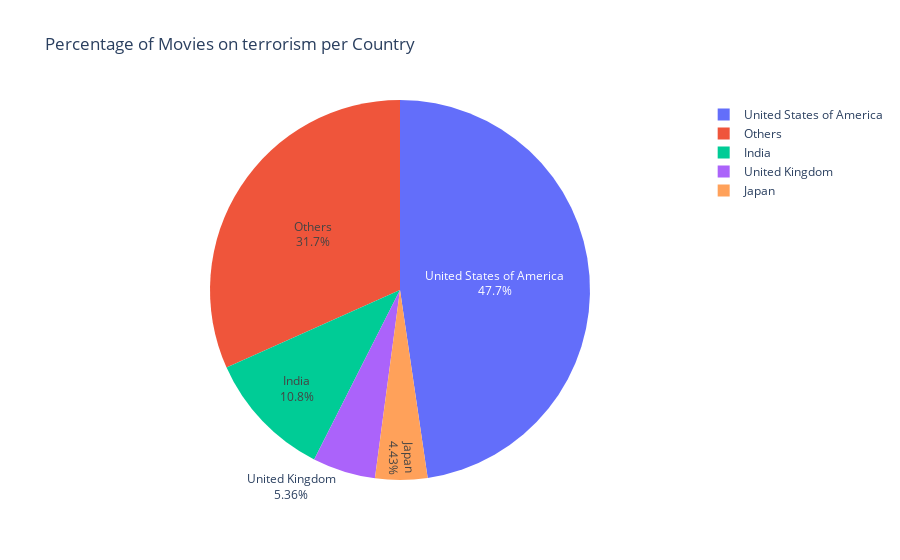

Here is the notebook cell this chart was saved with:
### Markdown cell above
We keep the n most represented countries in the visualisation.

### Code cell
#Removing the NaN values from the Countries column
df_terrorism_summaries = df_terrorism_summaries[df_terrorism_summaries['Countries'] != '']

exploded = df_terrorism_summaries.explode('Countries')

plot_interactive_pie(exploded, 'Countries', 'Percentage of Movies on terrorism per Country', 4)

### Figure 1 — Plotly figure (JSON) as saved in the notebook; plotly's stock layout.template omitted (floating-point values rounded to 4 significant figures)
{"data": [{"domain": {"x": [0, 1], "y": [0, 1]}, "hovertemplate": "label=%{label}<br>value=%{value}<extra></extra>", "labels": ["United States of America", "India", "United Kingdom", "Japan", "Others"], "legendgroup": "", "name": "", "showlegend": true, "textinfo": "percent+label", "type": "pie", "values": [3881, 883, 436, 361, 2580]}], "layout": {"legend": {"tracegroupgap": 0}, "title": {"text": "Percentage of Movies on terrorism per Country"}}}
